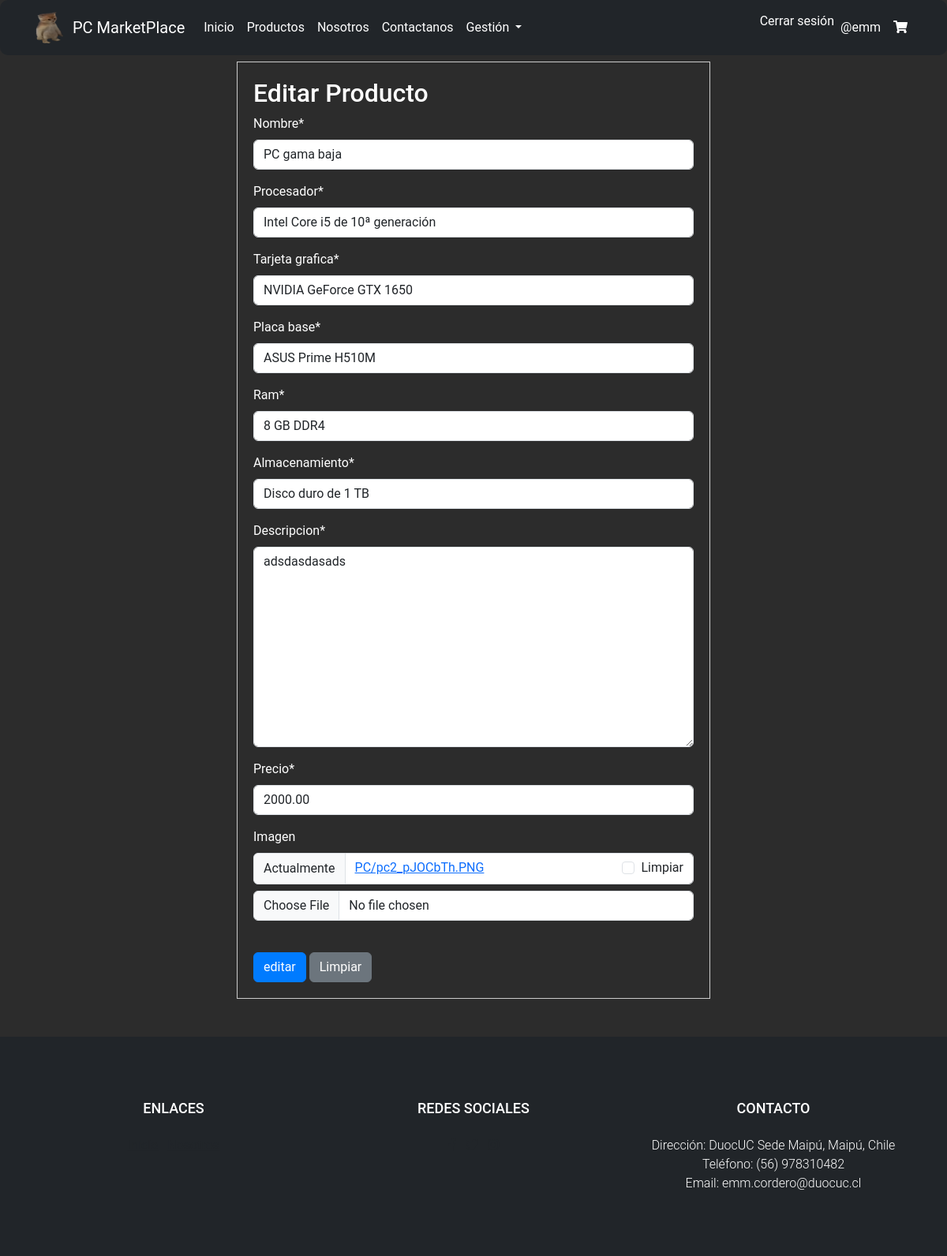
The page /modificar-pc/14/ (signed in) on the database its author committed.
### app/models.py (models this page shows, shortened)
class PC(models.Model):
    nombre = models.CharField(max_length=100)
    procesador = models.CharField(max_length=100)
    tarjeta_grafica = models.CharField(max_length=100)
    placa_base = models.CharField(max_length=100)
    ram = models.CharField(max_length=100)
    almacenamiento = models.CharField(max_length=100)
    descripcion = models.TextField()
    precio = models.DecimalField(max_digits=10, decimal_places=2)
    imagen = models.ImageField(upload_to="PC", null=True)
    visible_al_usuario = models.BooleanField(default=True)

### app/views.py (the view)
# urls.py: path('modificar-pc/<int:id>/', modificar_PC, name='modificar_pc'),
@login_required
@permission_required('app.change_pc', raise_exception=True)
def modificar_PC(request, id):
    pc = get_object_or_404(PC, id=id)
    if request.method == 'POST':
        form = PCForm(request.POST, request.FILES, instance=pc)
        if form.is_valid():
            form.save()
            messages.success(request, "Producto modificado correctamente")
            return redirect("listar_pc")
    else:
        form = PCForm(instance=pc)
    context = {'form': form, 'pc': pc}
    return render(request, 'app/productos/modificar_pc.html', context)

### app/templates/app/productos/modificar_pc.html (shortened to what this page needs)
{% extends 'app/base.html' %}
{% load static %}
{% load crispy_forms_tags %}
{% block content %}
<div class="container">
    <form action="" class="formulario_contacto" method="post" enctype="multipart/form-data">
        <h2>Editar Producto</h2>
        {{ form|crispy }}
        <br>
        <button type="submit" class="btn btn-primary">editar</button>
        <button type="reset" class="btn btn-secondary">Limpiar</button>
    </form>
</div>
{% endblock %}

### app/templates/app/base.html (shortened to what this page needs)
<!DOCTYPE html>
<html lang="es">
<head>
    {% load static %}
    <link href="https://cdn.jsdelivr.net/npm/bootstrap@5.3.3/dist/css/bootstrap.min.css" rel="stylesheet">
    <link rel="stylesheet" href="{% static 'app/css/style.css' %}">
    <link href="https://cdnjs.cloudflare.com/ajax/libs/font-awesome/5.15.4/css/all.min.css" rel="stylesheet">
</head>
<body>
    <nav class="navbar navbar-expand-lg navbar-dark bg-dark">
        <div class="container">
            <a class="navbar-brand d-flex align-items-center" href="{% url 'index' %}">
                <img src="{% static 'app/img/goofyCat_upscaled.png' %}" alt="Logo" style="height: 40px; width: auto; margin-right: 10px;">
                <span>PC MarketPlace</span>
            </a>
            <div class="collapse navbar-collapse" id="navbarNav">
                <ul class="navbar-nav me-auto">
                    <li class="nav-item">
                        <a class="nav-link" href="{% url 'index' %}">Inicio</a>
                    </li>
                        <li class="nav-item">
                            <a class="nav-link" href="{% url 'productos' %}">Productos</a>
                        </li>
                    <li class="nav-item">
                        <a class="nav-link" href="{% url 'nosotros' %}">Nosotros</a>
                    </li>
                    <li class="nav-item">
                        <a class="nav-link" href="{% url 'contactanos' %}">Contactanos</a>
                    </li>
                    {% if perms.app.view_pc or perms.app.add_pc %}
                    <li class="nav-item dropdown">
                        <a class="nav-link dropdown-toggle" href="#" id="crudDropdown" role="button" data-bs-toggle="dropdown" aria-expanded="false">
                            Gestión
                        </a>
                    </li>
                    {% endif %}
                </ul>
                <ul class="navbar-nav ms-auto">
                    {% if user.is_authenticated %}
                    <li class="nav-item">
                        <form method="post" action="{% url 'logout' %}">
                            <button type="submit" class="btn btn-link nav-link" style="padding: 0; border: none; background: none;">Cerrar sesión</button>
                        </form>
                    </li>
                    <li class="nav-item">
                        <a class="nav-link" href="#">@{{ user.username }}</a>
                    </li>
                    {% endif %}
                    <li class="nav-item">
                        <a class="nav-link" href="{% url 'ver_carrito' %}">
                            <i class="fas fa-shopping-cart" style="color: white;"></i>
                        </a>
                    </li>
                </ul>
            </div>
        </div>
    </nav>
    <div class="container">
        {% block content %}
        {% endblock %}
    </div>
    <footer class="footer bg-dark text-white text-center mt-5">
        <div class="container">
            <div class="row">
                <div class="col-lg-4 mb-5 mb-lg-0">
                    <h4 class="text-uppercase mb-4">Enlaces</h4>
                    <ul class="list-inline">
                        <li class="list-inline-item"><a href="{% url 'index' %}" class="text-muted">Inicio</a></li>
                        <li class="list-inline-item"><a href="{% url 'nosotros' %}" class="text-muted">Nosotros</a></li>
                    </ul>
                </div>
                <div class="col-lg-4 mb-5 mb-lg-0">
                    <h4 class="text-uppercase mb-4">Redes Sociales</h4>
                    <ul class="list-inline">
                        <li class="list-inline-item"><a href="#" class="text-muted"><i class="fab fa-facebook-f"></i></a></li>
                        <li class="list-inline-item"><a href="#" class="text-muted"><i class="fab fa-twitter"></i></a></li>
                        <li class="list-inline-item"><a href="#" class="text-muted"><i class="fab fa-instagram"></i></a></li>
                    </ul>
                </div>
                <div class="col-lg-4">
                    <h4 class="text-uppercase mb-4">Contacto</h4>
                    <p class="lead mb-0">
                        Dirección: DuocUC Sede Maipú, Maipú, Chile<br>
                        Teléfono: (56) 978310482<br>
                        Email: emm.cordero@duocuc.cl
                    </p>
                </div>
            </div>
        </div>
    </footer>
</body>
</html>

### app/static/app/css/style.css (style rules this page uses)
body { background-color: #2c2c2c; font-family: 'Roboto', sans-serif; margin: 0; padding: 0; color: #ffffff; }
.navbar { padding: 10px 20px; background-color: #333; border-radius: 10px; }
.navbar-brand { color: #ffffff; }
.navbar-nav .nav-link { color: rgb(255, 255, 255); }
.footer { padding: 80px 20px; background-color: #333; color: #ffffff; }
.footer h4 { font-size: 18px; color: #ffffff; }
.footer ul { list-style: none; padding: 0; }
.footer ul li { margin-bottom: 10px; }
.footer ul li a { color: #ffffff; transition: color 0.3s; }
.footer p { font-size: 16px; color: #ffffff; }
.btn-primary { background-color: #007bff; border-color: #007bff; }
.btn-secondary { background-color: #6c757d; border-color: #6c757d; }
.formulario_contacto { max-width: 600px; margin: auto; padding: 20px; border: 1px solid #ccc; }

### rows shown on the page
PC: nombre "PC gama baja", procesador "Intel Core i5 de 10ª generación", tarjeta_grafica "NVIDIA GeForce GTX 1650", placa_base "ASUS Prime H510M", ram "8 GB DDR4", almacenamiento "Disco duro de 1 TB", descripcion "adsdasdasads", precio "2000.00"

### other values the page prints
{{ user.username }} "emm"
